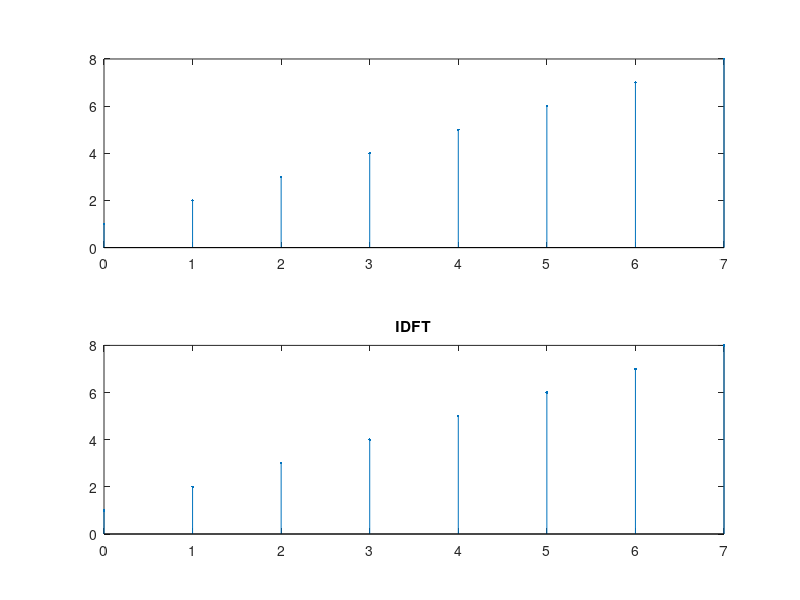

This figure's MATLAB source:
clc;
clear; 
close;

%... Discrete Fourier Transform

xInput = [1 2 3 4 5 6 7 8];
N = length(xInput); %... How many point dft
n = 0:N-1; %... Time(n)
xLength = length(xInput);
subplot(2,1,1);
stem(n, xInput, ".");

xD = zeros(1,N);

for k = 0:N-1
  for n = 0:N-1
    xD(k+1) = xD(k+1)+xInput(n+1)*exp(-1i*2*pi*k*n/N);
  end
end

%... Inverse Discrete Fourier Transform
xInv = zeros(1,N);

for k = 0:N-1
  for n = 0:N-1
    xInv(k+1) = xInv(k+1)+xD(n+1)*exp(1i*2*pi*n*k/N);
  end
  xInv(k+1) = xInv(k+1)/N;
end

%... Ploting Inverse DFT
n = 0:N-1;
subplot(2,1,2);
stem(n, xInv, ".");
title("IDFT");
